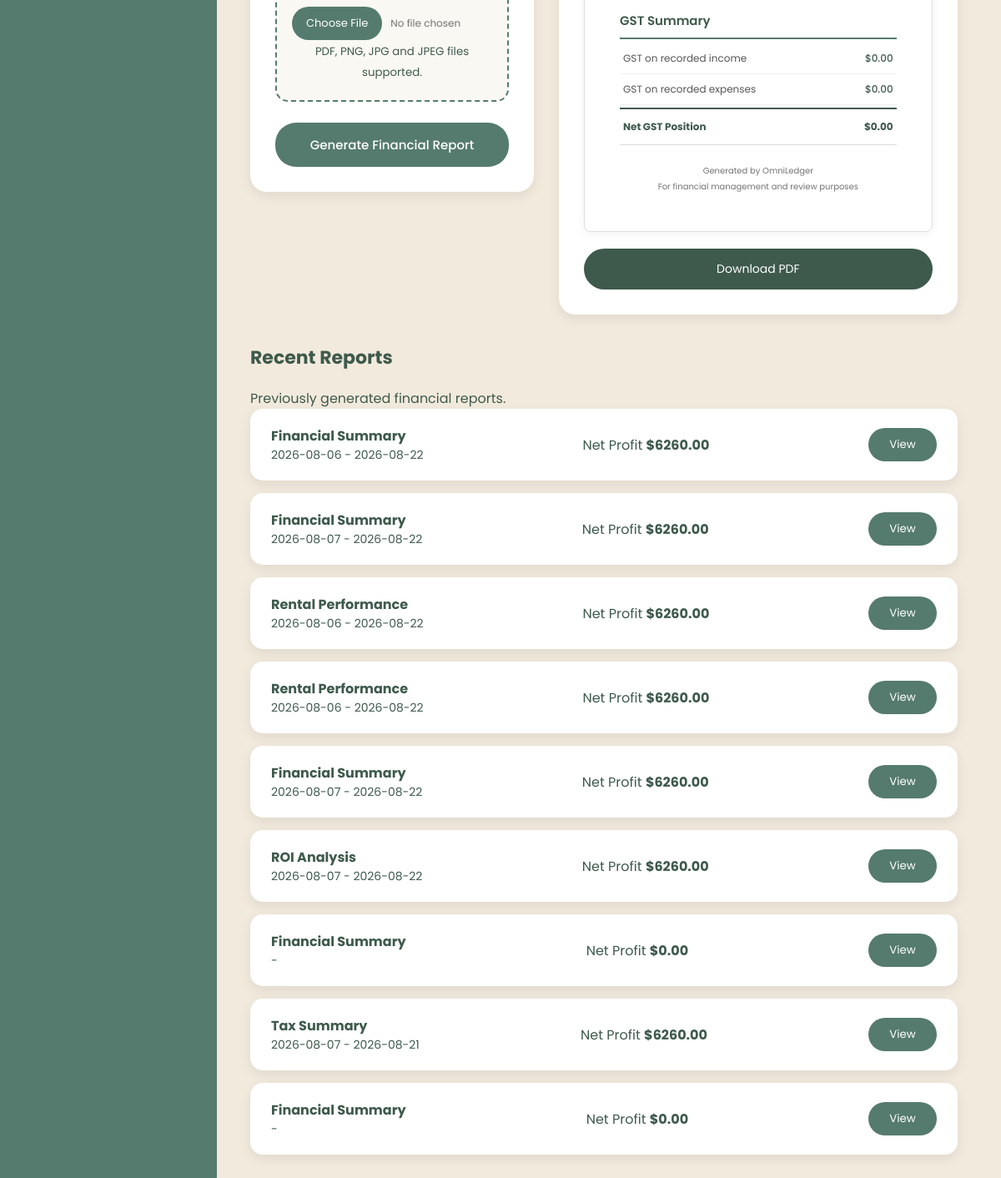
The page /reports (signed in, lower part) on the database as committed earlier.
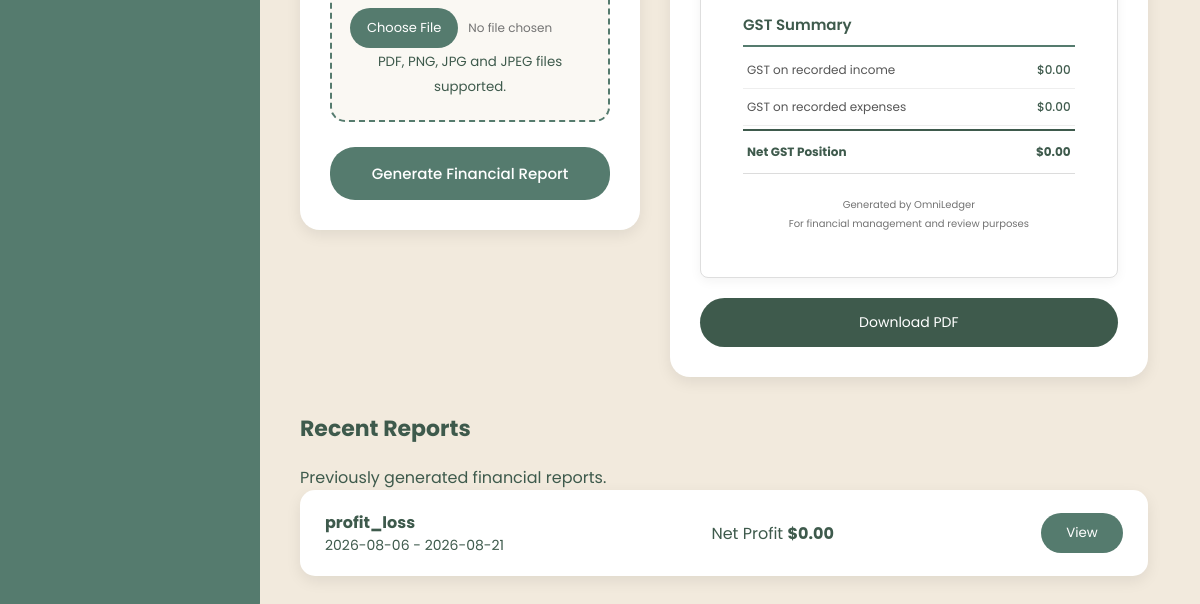
The same page on the database as committed later.
### tables this page shows
CREATE TABLE Reports(

    reportID INTEGER PRIMARY KEY AUTOINCREMENT,

    userID INTEGER NOT NULL,

    reportType TEXT,

    startDate TEXT,

    endDate TEXT,

    totalIncome REAL,

    totalExpense REAL,

    totalBills REAL,

    netProfit REAL,

    roi REAL,

    predictedInsights TEXT,

    FOREIGN KEY(userID)
        REFERENCES Users(userID)

);

### app.py (the view)
@app.route("/reports")
def reports():
    userID = session["userID"]
    properties = get_properties(userID)
    reports = get_reports(userID)
    return render_template(
        "reports.html",
        properties=properties,
        reports=reports,
        totalIncome=0,
        totalExpense=0,
        netProfit=0
    )

### database/database.py (called while the page is built)
def connect_database():
    connection = sqlite3.connect(
        DATABASE_NAME
    )
    connection.row_factory = sqlite3.Row
    connection.execute(
        "PRAGMA foreign_keys = ON"
    )
    return connection

### database/models.py (called while the page is built)
def get_properties(userID):
    conn = connect_database()
    cursor = conn.cursor()
    cursor.execute("""
        SELECT *
        FROM Properties
        WHERE userID = ?
    """, (userID,))
    properties = cursor.fetchall()
    conn.close()
    return properties

def get_reports(userID):
    conn = connect_database()
    cursor = conn.cursor()
    cursor.execute("""
        SELECT *
        FROM Reports
        WHERE userID = ?
        ORDER BY reportID DESC
    """, (userID,))
    reports = cursor.fetchall()
    conn.close()
    return reports

### templates/reports.html (shortened to what this page needs)
<!DOCTYPE html>
<html lang="en">
<head>
<link
    rel="stylesheet"
    href="{{ url_for('static', filename='css/reports.css') }}"
>
</head>
<body>
<div class="dashboard-container">
<aside class="sidebar">
</aside>
<main class="main-content">
    <section class="report-layout">
        <form
            class="report-card"
            method="POST"
            enctype="multipart/form-data"
            action="{{ url_for('generate_report') }}"
        >
            <div class="upload-box">
                <input
                    class="file-upload"
                    type="file"
                    name="receipt"
                    accept=".pdf,.png,.jpg,.jpeg,.webp"
                >
                <small>
                    PDF, PNG, JPG and JPEG files supported.
                </small>
            </div>
            <button
                class="generate-button"
                type="submit"
            >
                Generate Financial Report
            </button>
        </form>
        <div class="report-preview-card">
            <div class="preview-paper" id="previewPaper">
                <div id="reportPreviewContent">
                </div>
                <hr>
                <div class="report-footer">
                    <p>
                        Generated by OmniLedger
                    </p>
                    <p>
                        For financial management and review purposes
                    </p>
                </div>
            </div>
            <button
                class="download-button"
                type="button"
            >
                Download PDF
            </button>
        </div>
    </section>
    <section class="recent-reports">
        <div class="recent-header">
            <div>
                <h3>
                    Recent Reports
                </h3>
                <p>
                    Previously generated financial reports.
                </p>
            </div>
        </div>
        {% if reports %}
            {% for report in reports %}
            <div class="report-history-card">
                <div class="report-history-info">
                    <h4>
                        {{ report[2] }}
                    </h4>
                    <p>
                        {{ report[3] }}
                        -
                        {{ report[4] }}
                    </p>
                </div>
                <div class="report-history-values">
                    <span>
                        Net Profit
                    </span>
                    <strong>
                        ${{ "%.2f"|format(report[8] or 0) }}
                    </strong>
                </div>
                <button
                    type="button"
                    class="view-report-button"
                >
                    View
                </button>
            </div>
            {% endfor %}
        {% endif %}
    </section>
</main>
</div>
</body>
</html>

### static/css/reports.css (style rules this page uses)
* { margin: 0; padding: 0; box-sizing: border-box; }
body { font-family: 'Poppins', sans-serif; background: #f2eadd; color: #3e5a4c; }
button, input, select, textarea { font-family: 'Poppins', sans-serif; }
.dashboard-container { display: flex; width: 100%; min-height: 100vh; }
.sidebar { width: 260px; min-height: 100vh; background: #557b6e; padding: 35px 25px; display: flex; flex-direction: column; border-top-right-radius: 18px; border-bottom-right-radius: 18px; flex-shrink: 0; }
.main-content { flex: 1; padding: 30px 40px; min-width: 0; }
.report-layout { display: grid; grid-template-columns: 390px minmax(0, 1fr); gap: 30px; align-items: start; }
.report-card { background: white; padding: 30px; border-radius: 20px; box-shadow: 0 5px 15px rgba(0,0,0,0.08); }
.upload-box { margin-top: 10px; padding: 22px 18px; border: 2px dashed #557b6e; border-radius: 15px; text-align: center; background: #faf8f3; }
.file-upload { width: 100%; color: #737373; font-size: 12px; }
.generate-button { width: 100%; margin-top: 25px; padding: 15px; border: none; border-radius: 25px; background: #557b6e; color: white; font-size: 15px; font-weight: 500; cursor: pointer; transition: 0.2s; }
.report-preview-card { background: white; padding: 30px; border-radius: 20px; box-shadow: 0 5px 15px rgba(0, 0, 0, 0.08); }
.preview-paper { background: #ffffff; border: 1px solid #dedede; border-radius: 8px; padding: 42px; box-shadow: 0 3px 12px rgba(0, 0, 0, 0.05); }
.preview-paper > hr { border: none; border-top: 1px solid #dcdcdc; margin: 0; }
.report-footer { text-align: center; padding-top: 20px; }
.report-footer p { color: #737373; font-size: 10px; margin: 3px 0; }
.download-button { width: 100%; margin-top: 20px; padding: 14px; border: none; border-radius: 25px; background: #3e5a4c; color: white; font-family: 'Poppins', sans-serif; font-size: 14px; cursor: pointer; transition: 0.2s; }
.recent-reports { margin-top: 35px; }
.recent-reports h3 { font-size: 22px; margin-bottom: 20px; }
.report-history-card { background: white; padding: 20px 25px; border-radius: 15px; display: flex; justify-content: space-between; align-items: center; margin-bottom: 15px; box-shadow: 0 5px 15px rgba(0,0,0,0.08); }
.report-history-card p { color: #3e5a4c; font-size: 14px; }
.report-history-card button { background: #557b6e; color: white; border: none; padding: 10px 25px; border-radius: 25px; font-family: 'Poppins', sans-serif; cursor: pointer; transition: 0.2s; }
@media (max-width: 1250px) { .report-layout { grid-template-columns: 340px minmax(0, 1fr); } }

Rows that differ between the two databases and show on the page:
removed Reports: reportType "Financial Summary", startDate "2026-08-06", endDate "2026-08-22", netProfit "6260.00"
removed Reports: reportType "Financial Summary", startDate "2026-08-07", endDate "2026-08-22", netProfit "6260.00"
removed Reports: reportType "Rental Performance", startDate "2026-08-06", endDate "2026-08-22", netProfit "6260.00"
removed Reports: reportType "Rental Performance", startDate "2026-08-06", endDate "2026-08-22", netProfit "6260.00"
removed Reports: reportType "Financial Summary", startDate "2026-08-07", endDate "2026-08-22", netProfit "6260.00"
removed Reports: reportType "ROI Analysis", startDate "2026-08-07", endDate "2026-08-22", netProfit "6260.00"
removed Reports: reportType "Financial Summary", netProfit "0.00"
removed Reports: reportType "Tax Summary", startDate "2026-08-07", endDate "2026-08-21", netProfit "6260.00"
removed Reports: reportType "Financial Summary", netProfit "0.00"
added Reports: reportType "profit_loss", startDate "2026-08-06", endDate "2026-08-21", netProfit "0.00"
